Frame 1 (no input): blank canvas, image omitted
Frame 60 (the mouse pressed at the canvas centre just before this capture): blank canvas, image omitted
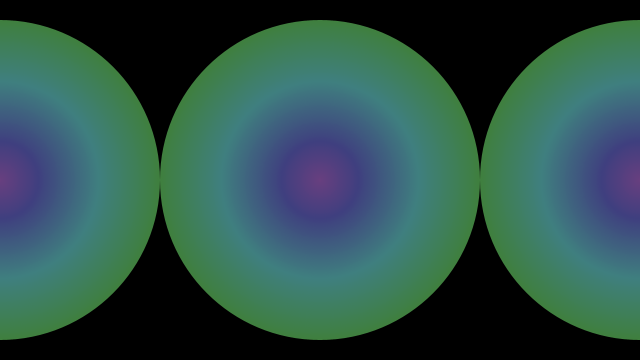
Frame 120 (the mouse held since frame 60 and released just before this capture)

The Processing sketch whose frames 1 and 60 were blank and that drew this single picture after the mouse press (run headless with seeded random() and noise(); from frame 60 on, the mouse is pressed at the canvas centre):

// Processing sketch: betterradialgradientexample
// ── betterradialgradientexample.pde
/**
 * Radial Gradient. 
 * 
 * Draws are series of concentric circles to create a gradient 
 * from one color to another.
 */

int dim;

void setup() {
  size(640, 360);
  dim = width/2;
  background(0);
  colorMode(HSB, 360, 100, 100);
  noStroke();
  ellipseMode(RADIUS);
}

void draw() {
  background(0);
  for (int x = 0; x <= width; x+=dim) {
    drawGradient(x, height/2);
  } 
  h+=rate;
  if (h<0)
  {
    h=360;
  }
}

float h;
void drawGradient(float x, float y) {
  int radius = dim/2;
  //h = random(0, 360);
  float starth=h;
  float satmap= map(mouseX,0,width,0,100);
  float brightmap = map(mouseY, 0, height, 0,100);
  for (int r = radius; r > 0; --r) {
    fill(starth, satmap, brightmap);
    ellipse(x, y, r, r);
    starth = (starth + 1) % 360;
  }
}

int rate=1;
void keyPressed()
{
  if (key=='1')
  {
    rate++; 
    println("rate: " +rate);
    println("h: "+ h);
  }
  if (key=='2')
  {
    rate--;
    println("rate: " +rate);
    println("h: "+ h);
  }
}
